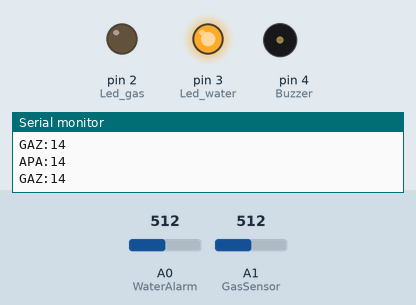
This sketch was run on a simulated Arduino Uno, built with avr-gcc and run on an emulated ATmega328P. Parts: output pins drawn as LEDs (lit = HIGH), buzzer (waves = sounding), the last lines printed to the serial monitor. The inputs (shaded band) are chosen by the test bench; at power-on: A1 (GasSensor) = 512, A0 (WaterAlarm) = 512. Pins used as bus, display or sensor lines are not drawn.

Above: at 2.8 s.
2.9 s: A1 (GasSensor) set to 787
4.4 s: A1 (GasSensor) set to 810
At 5.4 s:
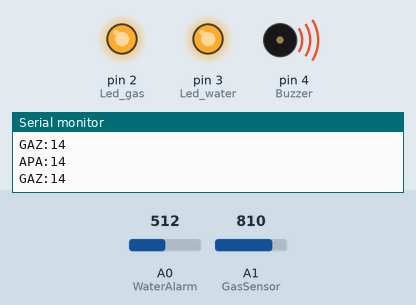
6.5 s: A0 (WaterAlarm) set to 110
8.2 s: A0 (WaterAlarm) set to 93
At 9.8 s:
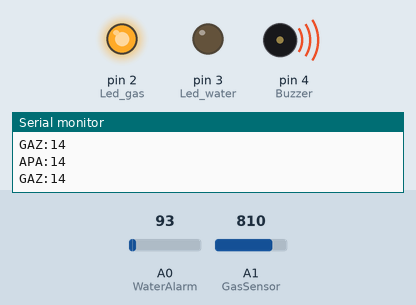
10.5 s: A0 (WaterAlarm) set to 122
At 11.4 s:
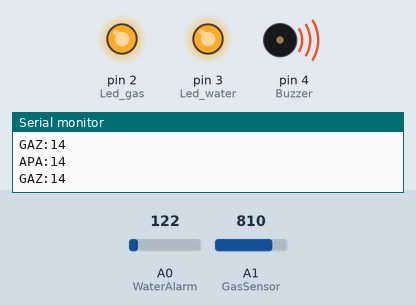
12.5 s: A0 (WaterAlarm) set to 90
At 14.2 s:
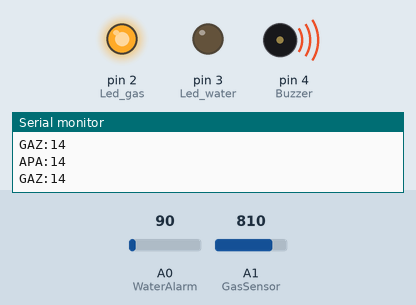
Timing chart, 0 to 15.5 s (numbered marks = the images above; inputs shaded):
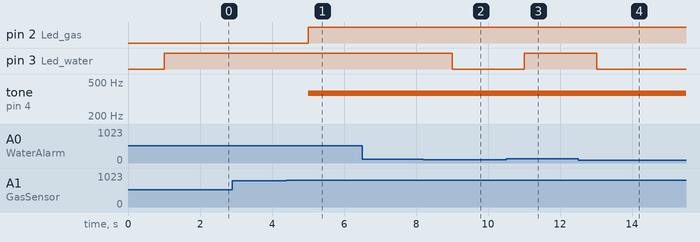

The sketch:

alarma_final.ino
```cpp
int WaterAlarm = A0;
int Buzzer = 4;
int Led_water = 3;
int Led_gas = 2;
int water;

//boolean water; //simply reads 1 or 0 as a value 1 when detecting water

// here i set up the tones, you can change them @ void loop.
int tones[] = {261, 277, 293, 311, 329, 349, 369, 392, 415, 440, 466, 493, 523 ,554};
//              1    2    3    4    5    6    7    8    9    10   11   12   13   14
// You can add more tones but i added 14. Just fill in what tone you would like to use, @ void loop you see " tone(Buzzer, tones[12]); " below,  digitalWrite(Buzzer, HIGH);
// here you can change the tones by filling in a number between 1 and 14

long previousMillis_water = 0;        // will store last time LED was updated

long interval_water = 1000;


int GasSensor = A1;
//int Led_gas = 11;
long previousMillis_gas=0;
long interval_gas=1000;
int gas;


void setup() {
  Serial.begin(9600);
    pinMode (WaterAlarm, INPUT);
        pinMode (GasSensor, INPUT);

    //pinMode (Switch,INPUT);
    pinMode (Buzzer, OUTPUT);
    pinMode (Led_water, OUTPUT);
    pinMode (Led_gas, OUTPUT);
}

void loop(){

        unsigned long currentMillis = millis();
        if(currentMillis - previousMillis_water >interval_water){
                previousMillis_water = currentMillis;
                water= analogRead(WaterAlarm);
                                  Serial.print("APA:");
                  Serial.println(WaterAlarm);
                if(water >100){
                  /*client.println("Alerta APA!!!");
                  client.println("<br />");*/
                  digitalWrite(Led_water, HIGH);
                  digitalWrite(Buzzer, HIGH);
                  tone(Buzzer, tones[8]);
                }
                else
            {
              /*client.println("Alarma apa functionala");
              client.println("<br />"); */
              digitalWrite(Led_water, LOW);
              digitalWrite(Buzzer, LOW);
              noTone(Buzzer);
              }
        }

        if(currentMillis - previousMillis_gas > interval_gas){
    previousMillis_gas = currentMillis;
    gas =analogRead(GasSensor);
    Serial.print("GAZ:");
                  Serial.println(WaterAlarm);
    if(gas>800)
    {
      digitalWrite(Led_gas, HIGH);
      digitalWrite(Buzzer,HIGH);
      tone(Buzzer, tones[6]);
    }
    else
    {
      digitalWrite(Led_gas, LOW);
      digitalWrite(Buzzer, LOW);
      noTone(Buzzer);
    }
  }


}
```

Measured:
- the behaviour switches between 800 and 801 on A1 (GasSensor) (found by bisection; images 0 and 1)
- the behaviour switches between 101 and 100 on A0 (WaterAlarm) (found by bisection; images 1 and 2)
- after the input at 4.4 s, pin 2 (Led_gas): LOW → HIGH after 0.61 s; tone on pin 4 (Buzzer): silent → 369 Hz after 0.61 s
- after the input at 8.2 s, pin 3 (Led_water): HIGH → LOW after 0.81 s
- after the input at 10.5 s, pin 3 (Led_water): LOW → HIGH after 0.51 s
- after the input at 12.5 s, pin 3 (Led_water): HIGH → LOW after 0.51 s
